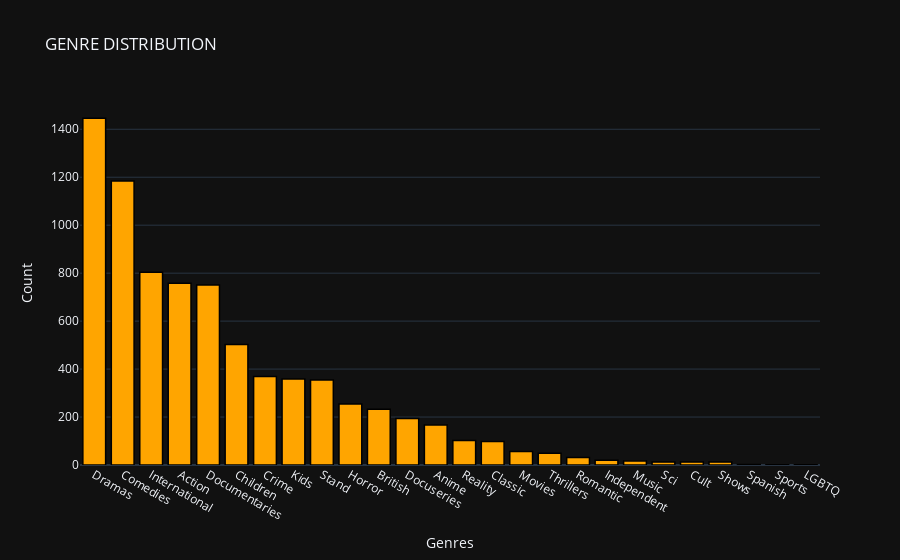

Notebook source saved alongside this figure:
### Code cell
temp_df = df['Genres'].value_counts().reset_index()


# create trace1
trace1 = go.Bar(
                x = temp_df['index'],
                y = temp_df['Genres'],
                marker = dict(color = 'rgb(255,165,0)',
                              line=dict(color='rgb(0,0,0)',width=1.5)))
layout = go.Layout(template= "plotly_dark",title = 'GENRE DISTRIBUTION' , xaxis = dict(title = 'Genres'), yaxis = dict(title = 'Count'))
fig = go.Figure(data = [trace1], layout = layout)
fig.show()

### Figure 1 — Plotly figure (JSON) as saved in the notebook; plotly's stock layout.template omitted (floating-point values rounded to 4 significant figures)
{"data": [{"marker": {"color": "rgb(255,165,0)", "line": {"color": "rgb(0,0,0)", "width": 1.5}}, "type": "bar", "x": ["Dramas", "Comedies", "International", "Action", "Documentaries", "Children", "Crime", "Kids", "Stand", "Horror", "British", "Docuseries", "Anime", "Reality", "Classic", "Movies", "Thrillers", "Romantic", "Independent", "Music", "Sci", "Cult", "Shows", "Spanish", "Sports", "LGBTQ"], "y": [1446, 1184, 804, 758, 751, 502, 369, 359, 354, 254, 232, 194, 167, 102, 98, 56, 49, 31, 20, 17, 12, 12, 12, 2, 1, 1]}], "layout": {"title": {"text": "GENRE DISTRIBUTION"}, "xaxis": {"title": {"text": "Genres"}}, "yaxis": {"title": {"text": "Count"}}}}
